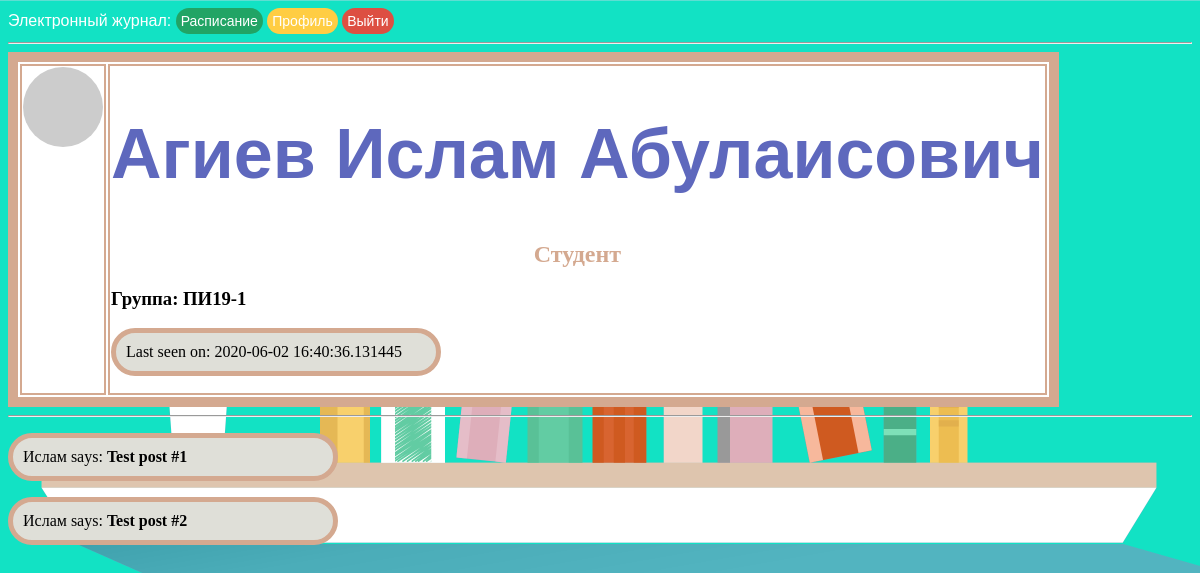
/user/Ислам_Агиев_id-1 (signed in), run on the app's committed database.
### app/models.py (models this page shows, shortened)
class User(UserMixin, db.Model):
    id = db.Column(db.Integer, primary_key=True)
    priority = db.Column(db.String(64))
    surname = db.Column(db.String(64), index=True)
    name = db.Column(db.String(64), index=True)
    patronymic = db.Column(db.String(64), index=True)
    email = db.Column(db.String(120), index=True, unique=True)
    phone = db.Column(db.Integer, index=True, unique=True)
    groups = db.Column(db.String(60), index=True)
    password_hash = db.Column(db.String(128))
    about_me = db.Column(db.String(140))
    last_seen = db.Column(db.DateTime, default=datetime.today)
    def avatar(self, size):
        digest = md5(self.email.lower().encode('utf-8')).hexdigest()
        return 'https://www.gravatar.com/avatar/{}?d=mp&s={}'.format(digest, size)
    @login.user_loader
    def load_user(id):
        return User.query.get(int(id))

### app/routes.py (the view)
@app.route('/user/<name>_<surname>_id-<id>')
@login_required
def user(name, surname, id):
    user = User.query.filter_by(id=id).first_or_404()
    posts = [
        {'author': user, 'body': 'Test post #1'},
        {'author': user, 'body': 'Test post #2'}
    ]
    return render_template('user.html', user=user, posts=posts, title=f'{surname} {name}')

### app/routes.py (called while the page is built)
@app.before_request
def before_request():
    if current_user.is_authenticated:
        current_user.last_seen = datetime.today()
        db.session.commit()

### app/templates/user.html (shortened to what this page needs)
<!DOCTYPE html>
{% extends "base.html" %}
{% block content %}
    <table class="pofile" style="border:10px solid #d4a990;">
        <tr valign="top">
            <td><img src="{{ user.avatar(128) }}" alt="" class="round"></td>
            <td><h1> {{ user.surname }} {{ user.name }} {{user.patronymic}}</h1>
                <h2>{{ user.priority}}</h2>
                {%if user.priority == "Преподаватель"%}
                    <h3>Дисциплина: {{user.groups}}</h3>
                {%else%}
                    <h3>Группа: {{user.groups}}</h3>
                {%endif%}
                {% if user.last_seen %}<p>Last seen on: {{ user.last_seen }}</p>{% endif %}
            </td>
        </tr>
    </table>
    <hr>
    {% for post in posts %}
    <p>
    {{ post.author.name }} says: <b>{{ post.body }}</b>
    </p>
    {% endfor %}
{% endblock %}

### app/static/css/style.css (style rules this page uses)
body { background-color: azure }
h1 { color: #5e68bd; text-align: center; font-size: 70px; font-family: arial; }
h2 { color:#d4a990; font-family: calibri; text-align: center; }
td, table, tr, .schedule { border: 2px solid #d4a990; color:black; font-family: calibri; background:white; }
p { color: black; padding: 10px 10px; width: 300px; background: #DFDFD8; font-family: consolas; border: 5px solid #d4a990; border-radius: 50px; }
body { background: url("/static/images/background.png"); color:#fff ; background-attachment: scroll; background-repeat: repeat-x; background-size:cover; }

### app/templates/user.html (style rules this page uses)
.round { border-radius: 100px; }

### data on the page
User: surname "Агиев", name "Ислам", patronymic "Абулаисович", priority "Студент", groups "ПИ19-1", last_seen "2020-06-02 16:40:36.131445", author.name "Ислам" "Ислам"

### other printed values
{{ post.body }} "Test post #1" "Test post #2"
